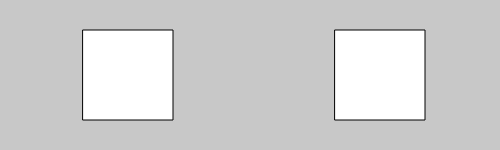
Frame 1 (no input)
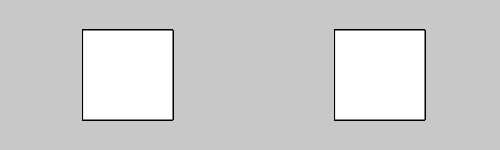
Frame 60 (no input)
Frame 120 (the mouse pressed at the canvas centre since frame 60): identical to frame 60, image omitted

The p5.js sketch that drew these frames (run headless with seeded random() and noise() and a simulated clock; from frame 60 on, the mouse is pressed at the canvas centre):

// p5.js sketch
// ── sketch.js
var y = 75;
var w = 90;
var h = 90;
function setup() {
	createCanvas(500, 150);
	rectMode(CENTER);
	background(200);
}
function draw() {
	rect(128,y,w,h);
	rect(380,y,w,h);
}
/*
function setup() {
	createCanvas(500, 150);
	rectMode(CENTER);
	background(200);
}
function draw() {
	{
		let y = 75;
		let w = 90;
		let h = 90;
		rect(128,y,w,h);
	}
	rect(380,y,w,h);
}
*/
